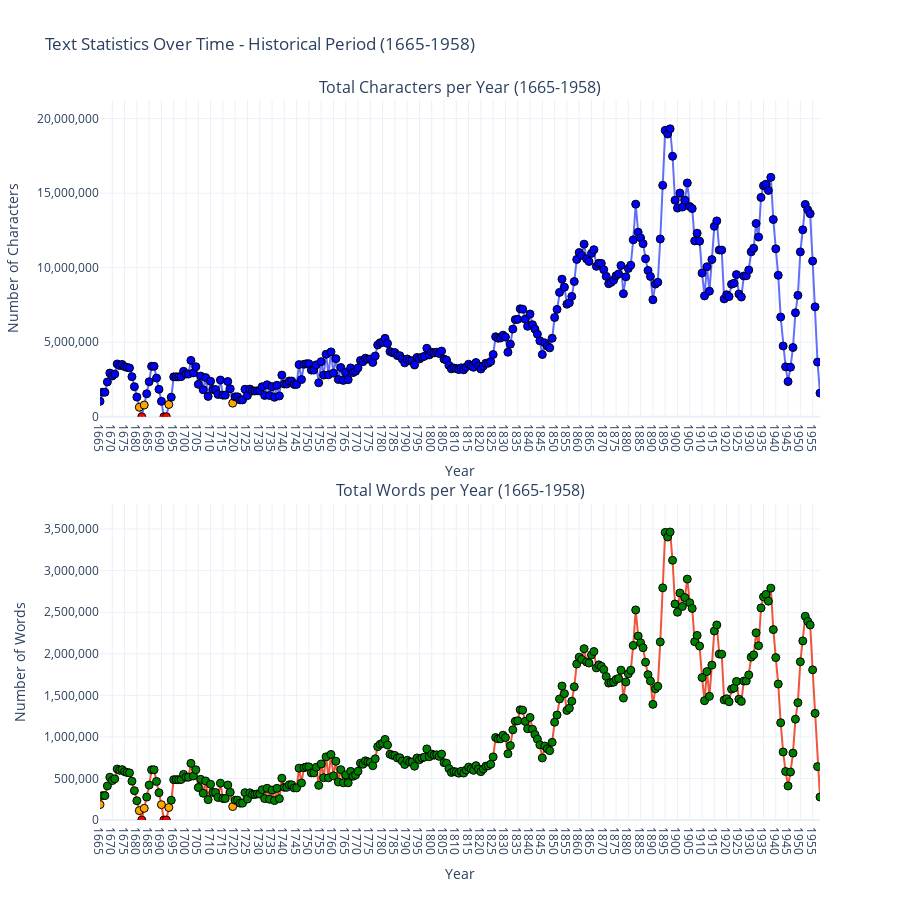
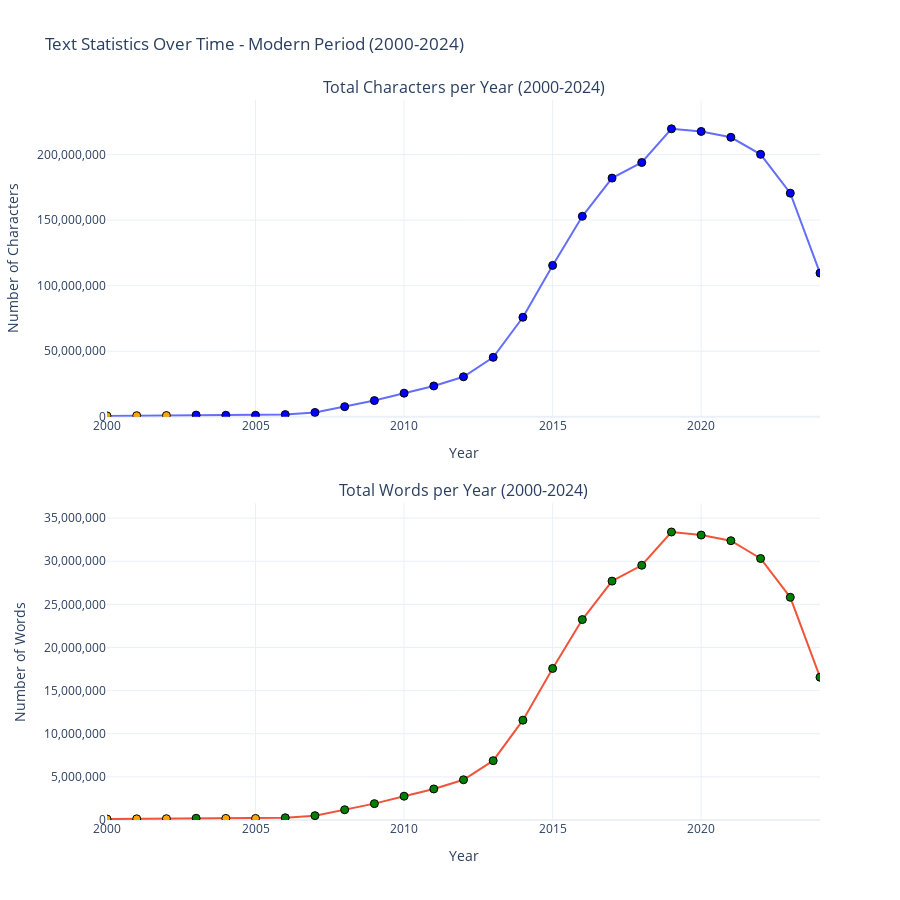

Here is the notebook cell these charts were saved with, in order:
### Code cell
import pandas as pd
import plotly.graph_objects as go
from collections import defaultdict
import os
import re
from tqdm import tqdm
from plotly.subplots import make_subplots
from typing import List, Dict, Tuple

class TextStatisticsAnalyzer:
    def __init__(self, text_dirs: List[str], window_size: int = 5):
        self.text_dirs = text_dirs
        self.window_size = window_size
        
    def _extract_year(self, filename: str) -> int:
        """Extract year from filename."""
        match = re.search(r'rst[bla]?_?(\d{4})', filename)
        return int(match.group(1)) if match else None
    
    def _get_file_paths(self) -> List[str]:
        """Get all text file paths."""
        return [os.path.join(dir, f) for dir in self.text_dirs 
                for f in os.listdir(dir) if f.endswith('.txt')]
    
    def _process_text(self, text: str) -> Tuple[int, int]:
        """Process text to get character and word counts."""
        return len(text), len(text.split())
    
    def count_statistics(self) -> Tuple[Dict[int, int], Dict[int, int]]:
        """Count characters and words per year with sliding window."""
        year_char_counts = defaultdict(int)
        year_word_counts = defaultdict(int)
        
        print("Processing text files...")
        for file_path in tqdm(self._get_file_paths()):
            year = self._extract_year(os.path.basename(file_path))
            if year:
                try:
                    with open(file_path, 'r', encoding='utf-8') as file:
                        char_count, word_count = self._process_text(file.read())
                        year_char_counts[year] += char_count
                        year_word_counts[year] += word_count
                except Exception as e:
                    print(f"Error processing {file_path}: {str(e)}")
                    continue
        
        return self._apply_sliding_window(year_char_counts, year_word_counts)
    
    def _apply_sliding_window(self, 
                            char_counts: Dict[int, int], 
                            word_counts: Dict[int, int]) -> Tuple[Dict[int, int], Dict[int, int]]:
        """Apply sliding window to both statistics."""
        char_windows = defaultdict(int)
        word_windows = defaultdict(int)
        
        all_years = sorted(set(char_counts.keys()) | set(word_counts.keys()))
        for year in all_years:
            for offset in range(self.window_size):
                window_year = year + offset
                if year in char_counts:
                    char_windows[window_year] += char_counts[year]
                if year in word_counts:
                    word_windows[window_year] += word_counts[year]
        
        return dict(char_windows), dict(word_windows)

def create_period_visualization(df: pd.DataFrame, 
                              year_range: Tuple[int, int], 
                              title_suffix: str) -> go.Figure:
    """Create visualization for a specific time period."""
    period_df = df[(df['Year'] >= year_range[0]) & (df['Year'] <= year_range[1])]
    
    fig = make_subplots(
        rows=2, cols=1,
        subplot_titles=(f'Total Characters per Year ({year_range[0]}-{year_range[1]})',
                       f'Total Words per Year ({year_range[0]}-{year_range[1]})'),
        vertical_spacing=0.12
    )
    
    # Character count trace
    fig.add_trace(
        go.Scatter(
            x=period_df['Year'],
            y=period_df['Character Count'],
            mode='markers+lines',
            marker=dict(
                size=8,
                color=['red' if count == 0 else 'orange' if count < 1000000 else 'blue' 
                       for count in period_df['Character Count']],
                line=dict(width=1, color='black')
            ),
            text=[f'Year: {year}<br>Characters: {count:,}' 
                  for year, count in zip(period_df['Year'], period_df['Character Count'])],
            hoverinfo='text',
            name='Characters'
        ),
        row=1, col=1
    )
    
    # Word count trace
    fig.add_trace(
        go.Scatter(
            x=period_df['Year'],
            y=period_df['Word Count'],
            mode='markers+lines',
            marker=dict(
                size=8,
                color=['red' if count == 0 else 'orange' if count < 200000 else 'green' 
                       for count in period_df['Word Count']],
                line=dict(width=1, color='black')
            ),
            text=[f'Year: {year}<br>Words: {count:,}' 
                  for year, count in zip(period_df['Year'], period_df['Word Count'])],
            hoverinfo='text',
            name='Words'
        ),
        row=2, col=1
    )
    
    fig.update_layout(
        height=900,
        showlegend=False,
        title_text=f'Text Statistics Over Time - {title_suffix}',
        template='plotly_white'
    )
    
    for i in [1, 2]:
        fig.update_xaxes(
            title_text='Year',
            tickmode='linear',
            tick0=year_range[0],
            dtick=5,
            range=year_range,
            row=i, col=1
        )
    
    fig.update_yaxes(
        title_text='Number of Characters',
        tickformat=',d',
        range=[0, period_df['Character Count'].max() * 1.1],
        row=1, col=1
    )
    
    fig.update_yaxes(
        title_text='Number of Words',
        tickformat=',d',
        range=[0, period_df['Word Count'].max() * 1.1],
        row=2, col=1
    )
    
    return fig

def main():
    analyzer = TextStatisticsAnalyzer(
        text_dirs=[
            r"D:\Fact_fiction_corpus\texts\royal society\txt_rstb",
            r"D:\Fact_fiction_corpus\texts\royal society\txt_rstl",
            r"D:\Fact_fiction_corpus\texts\royal society\txt_rsta"
        ],
        window_size=5
    )
    
    year_char_counts, year_word_counts = analyzer.count_statistics()
    
    df = pd.DataFrame({
        'Year': list(range(1665, 2025)),
        'Character Count': [year_char_counts.get(year, 0) for year in range(1665, 2025)],
        'Word Count': [year_word_counts.get(year, 0) for year in range(1665, 2025)]
    })
    
    # Create and show visualizations for both periods
    historical_fig = create_period_visualization(
        df, (1665, 1958), 
        "Historical Period (1665-1958)"
    )
    historical_fig.show()
    
    modern_fig = create_period_visualization(
        df, (2000, 2024), 
        "Modern Period (2000-2024)"
    )
    modern_fig.show()

if __name__ == "__main__":
    main()

### Figure 1 — Plotly figure (JSON) as saved in the notebook; plotly's stock layout.template omitted (floating-point values rounded to 4 significant figures; data arrays with more than 128 entries replaced by an {"elided": "..."} marker saying what was removed)
{"data": [{"hoverinfo": "text", "marker": {"color": {"elided": "294 str values"}, "line": {"color": "black", "width": 1}, "size": 8}, "mode": "markers+lines", "name": "Characters", "text": {"elided": "294 str values"}, "type": "scatter", "x": {"elided": "294 int values"}, "xaxis": "x", "y": {"elided": "294 int values"}, "yaxis": "y"}, {"hoverinfo": "text", "marker": {"color": {"elided": "294 str values"}, "line": {"color": "black", "width": 1}, "size": 8}, "mode": "markers+lines", "name": "Words", "text": {"elided": "294 str values"}, "type": "scatter", "x": {"elided": "294 int values"}, "xaxis": "x2", "y": {"elided": "294 int values"}, "yaxis": "y2"}], "layout": {"annotations": [{"font": {"size": 16}, "showarrow": false, "text": "Total Characters per Year (1665-1958)", "x": 0.5, "xanchor": "center", "xref": "paper", "y": 1, "yanchor": "bottom", "yref": "paper"}, {"font": {"size": 16}, "showarrow": false, "text": "Total Words per Year (1665-1958)", "x": 0.5, "xanchor": "center", "xref": "paper", "y": 0.44, "yanchor": "bottom", "yref": "paper"}], "height": 900, "showlegend": false, "title": {"text": "Text Statistics Over Time - Historical Period (1665-1958)"}, "xaxis": {"anchor": "y", "domain": [0, 1], "dtick": 5, "range": [1665, 1958], "tick0": 1665, "tickmode": "linear", "title": {"text": "Year"}}, "xaxis2": {"anchor": "y2", "domain": [0, 1], "dtick": 5, "range": [1665, 1958], "tick0": 1665, "tickmode": "linear", "title": {"text": "Year"}}, "yaxis": {"anchor": "x", "domain": [0.56, 1], "range": [0, 21250000.0], "tickformat": ",d", "title": {"text": "Number of Characters"}}, "yaxis2": {"anchor": "x2", "domain": [0, 0.44], "range": [0, 3811000.0], "tickformat": ",d", "title": {"text": "Number of Words"}}}}

### Figure 2 — Plotly figure (JSON) as saved in the notebook; plotly's stock layout.template omitted (floating-point values rounded to 4 significant figures)
{"data": [{"hoverinfo": "text", "marker": {"color": ["orange", "orange", "orange", "blue", "blue", "blue", "blue", "blue", "blue", "blue", "blue", "blue", "blue", "blue", "blue", "blue", "blue", "blue", "blue", "blue", "blue", "blue", "blue", "blue", "blue"], "line": {"color": "black", "width": 1}, "size": 8}, "mode": "markers+lines", "name": "Characters", "text": ["Year: 2000<br>Characters: 698,753", "Year: 2001<br>Characters: 856,898", "Year: 2002<br>Characters: 972,805", "Year: 2003<br>Characters: 1,283,950", "Year: 2004<br>Characters: 1,177,356", "Year: 2005<br>Characters: 1,157,885", "Year: 2006<br>Characters: 1,673,087", "Year: 2007<br>Characters: 3,294,715", "Year: 2008<br>Characters: 7,733,498", "Year: 2009<br>Characters: 12,371,855", "Year: 2010<br>Characters: 18,006,355", "Year: 2011<br>Characters: 23,510,496", "Year: 2012<br>Characters: 30,527,194", "Year: 2013<br>Characters: 45,341,303", "Year: 2014<br>Characters: 75,919,179", "Year: 2015<br>Characters: 115,465,304", "Year: 2016<br>Characters: 152,930,461", "Year: 2017<br>Characters: 182,029,501", "Year: 2018<br>Characters: 193,953,897", "Year: 2019<br>Characters: 219,644,166", "Year: 2020<br>Characters: 217,630,295", "Year: 2021<br>Characters: 213,159,751", "Year: 2022<br>Characters: 200,167,947", "Year: 2023<br>Characters: 170,583,157", "Year: 2024<br>Characters: 109,625,373"], "type": "scatter", "x": [2000, 2001, 2002, 2003, 2004, 2005, 2006, 2007, 2008, 2009, 2010, 2011, 2012, 2013, 2014, 2015, 2016, 2017, 2018, 2019, 2020, 2021, 2022, 2023, 2024], "xaxis": "x", "y": [698753, 856898, 972805, 1283950, 1177356, 1157885, 1673087, 3294715, 7733498, 12371855, 18006355, 23510496, 30527194, 45341303, 75919179, 115465304, 152930461, 182029501, 193953897, 219644166, 217630295, 213159751, 200167947, 170583157, 109625373], "yaxis": "y"}, {"hoverinfo": "text", "marker": {"color": ["orange", "orange", "orange", "green", "orange", "orange", "green", "green", "green", "green", "green", "green", "green", "green", "green", "green", "green", "green", "green", "green", "green", "green", "green", "green", "green"], "line": {"color": "black", "width": 1}, "size": 8}, "mode": "markers+lines", "name": "Words", "text": ["Year: 2000<br>Words: 109,127", "Year: 2001<br>Words: 134,057", "Year: 2002<br>Words: 152,326", "Year: 2003<br>Words: 201,812", "Year: 2004<br>Words: 185,356", "Year: 2005<br>Words: 181,249", "Year: 2006<br>Words: 259,633", "Year: 2007<br>Words: 504,468", "Year: 2008<br>Words: 1,187,612", "Year: 2009<br>Words: 1,897,026", "Year: 2010<br>Words: 2,760,539", "Year: 2011<br>Words: 3,600,451", "Year: 2012<br>Words: 4,664,741", "Year: 2013<br>Words: 6,878,627", "Year: 2014<br>Words: 11,572,568", "Year: 2015<br>Words: 17,570,222", "Year: 2016<br>Words: 23,234,467", "Year: 2017<br>Words: 27,695,616", "Year: 2018<br>Words: 29,532,216", "Year: 2019<br>Words: 33,389,329", "Year: 2020<br>Words: 33,033,537", "Year: 2021<br>Words: 32,381,266", "Year: 2022<br>Words: 30,319,841", "Year: 2023<br>Words: 25,820,429", "Year: 2024<br>Words: 16,550,976"], "type": "scatter", "x": [2000, 2001, 2002, 2003, 2004, 2005, 2006, 2007, 2008, 2009, 2010, 2011, 2012, 2013, 2014, 2015, 2016, 2017, 2018, 2019, 2020, 2021, 2022, 2023, 2024], "xaxis": "x2", "y": [109127, 134057, 152326, 201812, 185356, 181249, 259633, 504468, 1187612, 1897026, 2760539, 3600451, 4664741, 6878627, 11572568, 17570222, 23234467, 27695616, 29532216, 33389329, 33033537, 32381266, 30319841, 25820429, 16550976], "yaxis": "y2"}], "layout": {"annotations": [{"font": {"size": 16}, "showarrow": false, "text": "Total Characters per Year (2000-2024)", "x": 0.5, "xanchor": "center", "xref": "paper", "y": 1, "yanchor": "bottom", "yref": "paper"}, {"font": {"size": 16}, "showarrow": false, "text": "Total Words per Year (2000-2024)", "x": 0.5, "xanchor": "center", "xref": "paper", "y": 0.44, "yanchor": "bottom", "yref": "paper"}], "height": 900, "showlegend": false, "title": {"text": "Text Statistics Over Time - Modern Period (2000-2024)"}, "xaxis": {"anchor": "y", "domain": [0, 1], "dtick": 5, "range": [2000, 2024], "tick0": 2000, "tickmode": "linear", "title": {"text": "Year"}}, "xaxis2": {"anchor": "y2", "domain": [0, 1], "dtick": 5, "range": [2000, 2024], "tick0": 2000, "tickmode": "linear", "title": {"text": "Year"}}, "yaxis": {"anchor": "x", "domain": [0.56, 1], "range": [0, 241600000.0], "tickformat": ",d", "title": {"text": "Number of Characters"}}, "yaxis2": {"anchor": "x2", "domain": [0, 0.44], "range": [0, 36730000.0], "tickformat": ",d", "title": {"text": "Number of Words"}}}}
